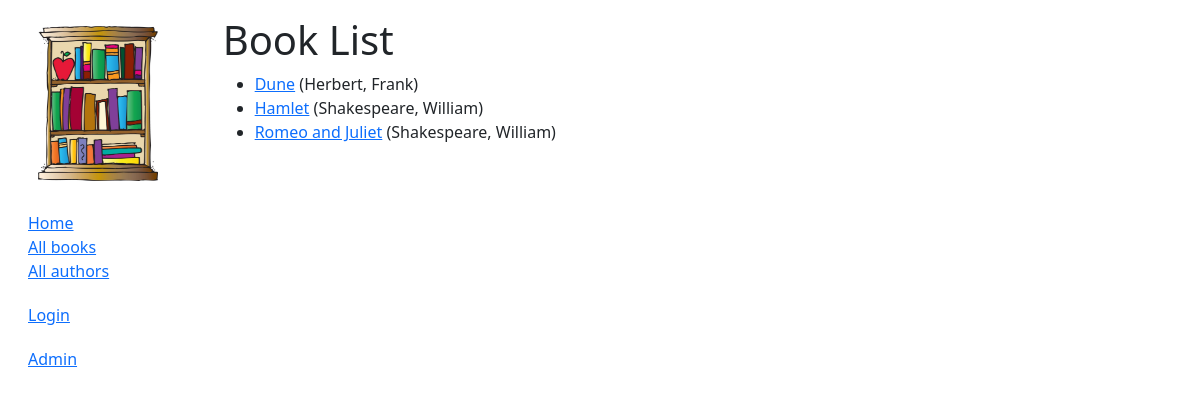
/catalog/books/, run on the app's committed database.
### catalog/models.py (models this page shows, shortened)
class Book(models.Model):
    title = models.CharField(max_length=200)
    author = models.ForeignKey('Author', on_delete=models.RESTRICT, null=True)
    summary = models.TextField(
        max_length=1000, help_text="Enter a brief description of the book")
    isbn = models.CharField('ISBN', max_length=13,
                            unique=True,
                            help_text='13 Character <a href="https://www.isbn-international.org/content/what-isbn'
                                      '">ISBN number</a>')
    genre = models.ManyToManyField(
        Genre, help_text="Select a genre for this book")
    language = models.ForeignKey(
        'Language', on_delete=models.SET_NULL, null=True)
    class Meta:
        ordering = ['title', 'author']
    def display_genre(self):
        """Creates a string for the Genre. This is required to display genre in Admin."""
        return ', '.join([genre.name for genre in self.genre.all()[:3]])
    display_genre.short_description = 'Genre'
    def get_absolute_url(self):
        return reverse('book-detail', args=[str(self.id)])

class Author(models.Model):
    first_name = models.CharField(max_length=100)
    last_name = models.CharField(max_length=100)
    date_of_birth = models.DateField(null=True, blank=True)
    date_of_death = models.DateField('died', null=True, blank=True)
    class Meta:
        ordering = ['last_name', 'first_name']
    def __str__(self):
        return f'{self.last_name}, {self.first_name}'

### catalog/views.py (the view)
# urls.py: path('books/', views.BookListView.as_view(), name='books'),
class BookListView(generic.ListView):
    model = Book
    paginate_by = 10

### catalog/templates/catalog/book_list.html (shortened to what this page needs)
{% extends "base_generic.html" %}
{% block content %}
  <h1>Book List</h1>
  {% if book_list %}
    <ul>
      {% for book in book_list %}
      <li>
        <a href="{{ book.get_absolute_url }}">{{ book.title }}</a>
        ({{book.author}})
      </li>
      {% endfor %}
    </ul>
  {% else %}
    <p>There are no books in the library.</p>
  {% endif %}
{% endblock %}

### data on the page
Book: title "Dune", author "Herbert, Frank"
Book: title "Hamlet", author "Shakespeare, William"
Book: title "Romeo and Juliet", author "Shakespeare, William"
